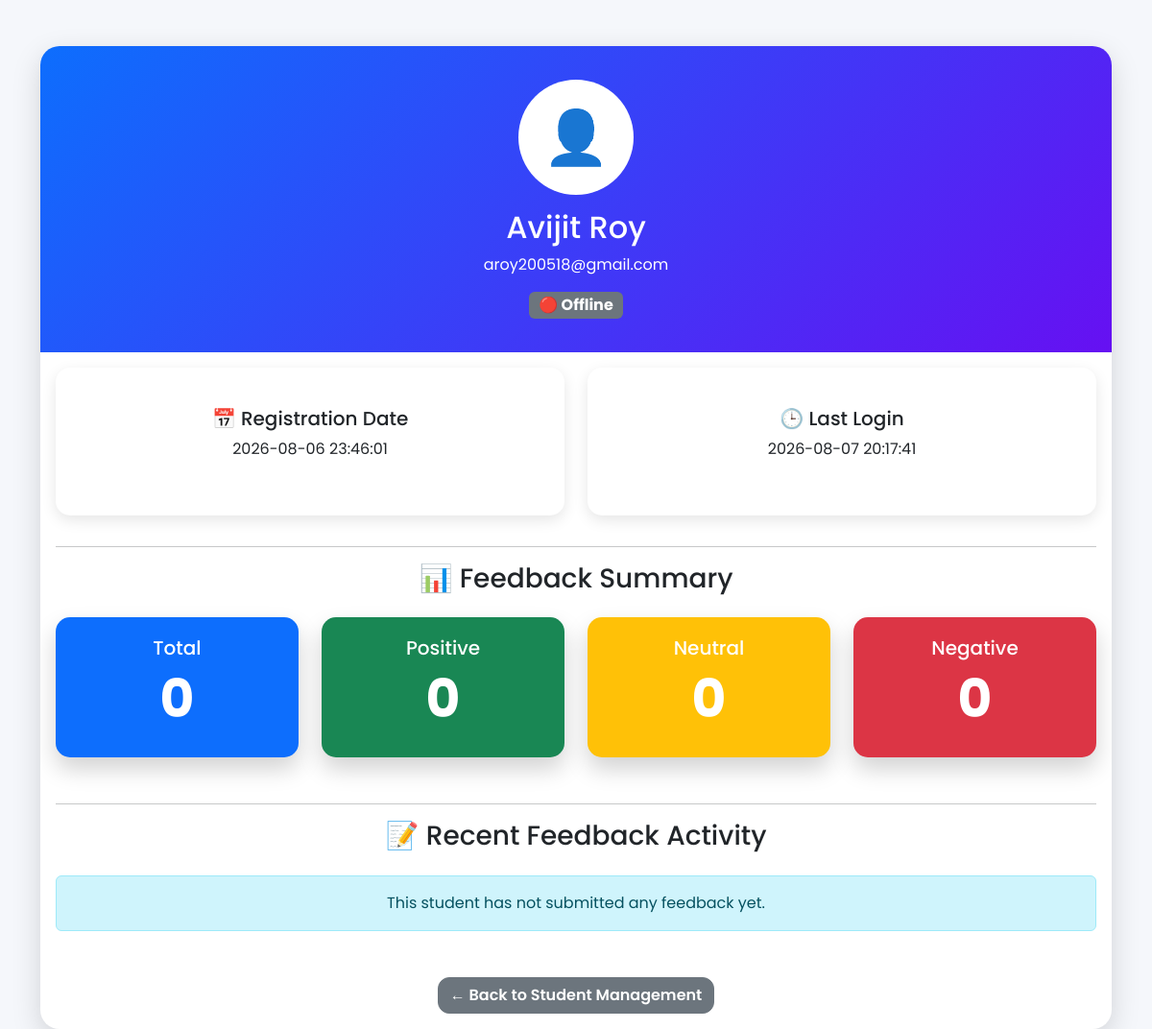
Page /view_student/3 (signed in) on the committed database.
### tables this page shows
CREATE TABLE students(

id INTEGER PRIMARY KEY AUTOINCREMENT,

name TEXT NOT NULL,

email TEXT UNIQUE NOT NULL,

password TEXT NOT NULL

, last_login TIMESTAMP, status TEXT DEFAULT 'Offline', register_date TEXT);

### app.py (the view, shortened to what this page needs)
@app.route("/view_student/<int:id>")
def view_student(id):
    conn = get_connection()
    cursor = conn.cursor()
    cursor.execute("""
    SELECT *
    FROM students
    WHERE id=?
    """, (id,))
    student = cursor.fetchone()
    cursor.execute("""
    SELECT COUNT(*)
    FROM feedback
    WHERE student_name=?
    """, (student["name"],))
    total_feedback = cursor.fetchone()[0]
    cursor.execute("""
    SELECT COUNT(*)
    FROM feedback
    WHERE student_name=?
    AND sentiment='Positive'
    """, (student["name"],))
    positive = cursor.fetchone()[0]
    cursor.execute("""
    SELECT COUNT(*)
    FROM feedback
    WHERE student_name=?
    AND sentiment='Negative'
    """, (student["name"],))
    negative = cursor.fetchone()[0]
    cursor.execute("""
    SELECT COUNT(*)
    FROM feedback
    WHERE student_name=?
    AND sentiment='Neutral'
    """, (student["name"],))
    neutral = cursor.fetchone()[0]
    cursor.execute("""
    SELECT
        category,
        feedback,
        sentiment,
        date
    FROM feedback
    WHERE student_name=?
    ORDER BY date DESC
    LIMIT 10
    """, (student["name"],))
    recent_feedback = cursor.fetchall()
    conn.close()
    return render_template(
        "view_student.html",
        student=student,
        total_feedback=total_feedback,
        positive=positive,
        negative=negative,
        neutral=neutral,
        recent_feedback=recent_feedback
    )

### app.py (called while the page is built)
@app.before_request
def refresh_session():
    session.permanent = True
    session.modified = True

### database.py (called while the page is built)
def get_connection():
    conn = sqlite3.connect(DATABASE)
    conn.row_factory = sqlite3.Row
    return conn

### templates/view_student.html (shortened to what this page needs)
<!DOCTYPE html>
<html>
<head>
    <link href="https://cdn.jsdelivr.net/npm/bootstrap@5.3.3/dist/css/bootstrap.min.css"
          rel="stylesheet">
    <link rel="stylesheet" href="{{ url_for('static', filename='css/style.css') }}">
</head>
<body>
<div class="container mt-5">
<div class="card profile-card">
<div class="profile-header">
<div class="avatar">
👤
</div>
<h2>{{ student.name }}</h2>
<p>{{ student.email }}</p>
{% if student.status=="Online" %}
<span class="badge bg-success fs-6">
🟢 Online
</span>
{% else %}
<span class="badge bg-secondary fs-6">
🔴 Offline
</span>
{% endif %}
</div>
<div class="card-body">
<div class="row">
<div class="col-md-6 mb-3">
<div class="card info-card">
<div class="card-body">
<h5>📅 Registration Date</h5>
<p>{{ student.register_date }}</p>
</div>
</div>
</div>
<div class="col-md-6 mb-3">
<div class="card info-card">
<div class="card-body">
<h5>🕒 Last Login</h5>
<p>{{ student.last_login or "Never Logged In" }}</p>
</div>
</div>
</div>
</div>
<hr>
<h3 class="text-center mb-4">
📊 Feedback Summary
</h3>
<div class="row mb-5">
<div class="col-md-3">
<div class="stat-card bg-primary">
<h5>Total</h5>
<h2>{{ total_feedback }}</h2>
</div>
</div>
<div class="col-md-3">
<div class="stat-card bg-success">
<h5>Positive</h5>
<h2>{{ positive }}</h2>
</div>
</div>
<div class="col-md-3">
<div class="stat-card bg-warning">
<h5>Neutral</h5>
<h2>{{ neutral }}</h2>
</div>
</div>
<div class="col-md-3">
<div class="stat-card bg-danger">
<h5>Negative</h5>
<h2>{{ negative }}</h2>
</div>
</div>
</div>
<hr>
<h3 class="text-center mb-4">
📝 Recent Feedback Activity
</h3>
{% if recent_feedback %}
<div class="table-responsive">
<table class="table table-bordered table-hover">
<thead class="table-dark">
<tr>
<th>Date</th>
<th>Category</th>
<th>Sentiment</th>
<th>Feedback</th>
</tr>
</thead>
<tbody>
{% for item in recent_feedback %}
<tr>
<td>{{ item.date }}</td>
<td>{{ item.category }}</td>
<td>
{% if item.sentiment=="Positive" %}
<span class="badge bg-success">
😊 Positive
</span>
{% elif item.sentiment=="Negative" %}
<span class="badge bg-danger">
😞 Negative
</span>
{% else %}
<span class="badge bg-warning text-dark">
😐 Neutral
</span>
{% endif %}
</td>
<td>{{ item.feedback }}</td>
</tr>
{% endfor %}
</tbody>
</table>
</div>
{% else %}
<div class="alert alert-info text-center">
This student has not submitted any feedback yet.
</div>
{% endif %}
<div class="text-center mt-5">
<a href="/student_management"
class="btn btn-secondary">
← Back to Student Management
</a>
</div>
</div>
</div>
</div>
</body>
</html>

### static/css/style.css (style rules this page uses)
* { margin:0; padding:0; box-sizing:border-box; }
body { font-family:'Poppins',sans-serif; background:#f4f7fb; color:#222; overflow-x:hidden; }
.card { border:none; border-radius:20px; box-shadow:0 10px 25px rgba(0,0,0,.10); transition:.35s ease; overflow:hidden; }
.stat-card { border-radius:20px; padding:30px; text-align:center; color:white; transition:.35s; cursor:pointer; box-shadow:0 12px 25px rgba(0,0,0,.18); }
.stat-card h2 { font-size:55px; font-weight:700; }
.info-card { border-radius:18px; background:white; padding:25px; text-align:center; box-shadow:0 8px 18px rgba(0,0,0,.10); transition:.35s; }
.btn { border-radius:12px; transition:.30s; font-weight:600; }

### templates/view_student.html (style rules this page uses)
body { background:#f5f7fb; }
.profile-card { border:none; border-radius:20px; box-shadow:0 10px 30px rgba(0,0,0,.15); overflow:hidden; }
.profile-header { background:linear-gradient(135deg,#0d6efd,#6610f2); color:white; text-align:center; padding:35px; }
.avatar { width:120px; height:120px; border-radius:50%; background:white; color:#0d6efd; font-size:55px; display:flex; align-items:center; justify-content:center; margin:auto; margin-bottom:15px; }
.info-card { border:none; border-radius:15px; box-shadow:0 5px 15px rgba(0,0,0,.1); transition:.3s; }
.stat-card { border:none; border-radius:15px; color:white; padding:20px; text-align:center; transition:.3s; }

### rows in the picture
students: name "Avijit Roy", email "aroy200518@gmail.com", register_date "2026-08-06 23:46:01", last_login "2026-08-07 20:17:41"

### other values in the picture
{{ total_feedback }} "0"
{{ positive }} "0"
{{ neutral }} "0"
{{ negative }} "0"
